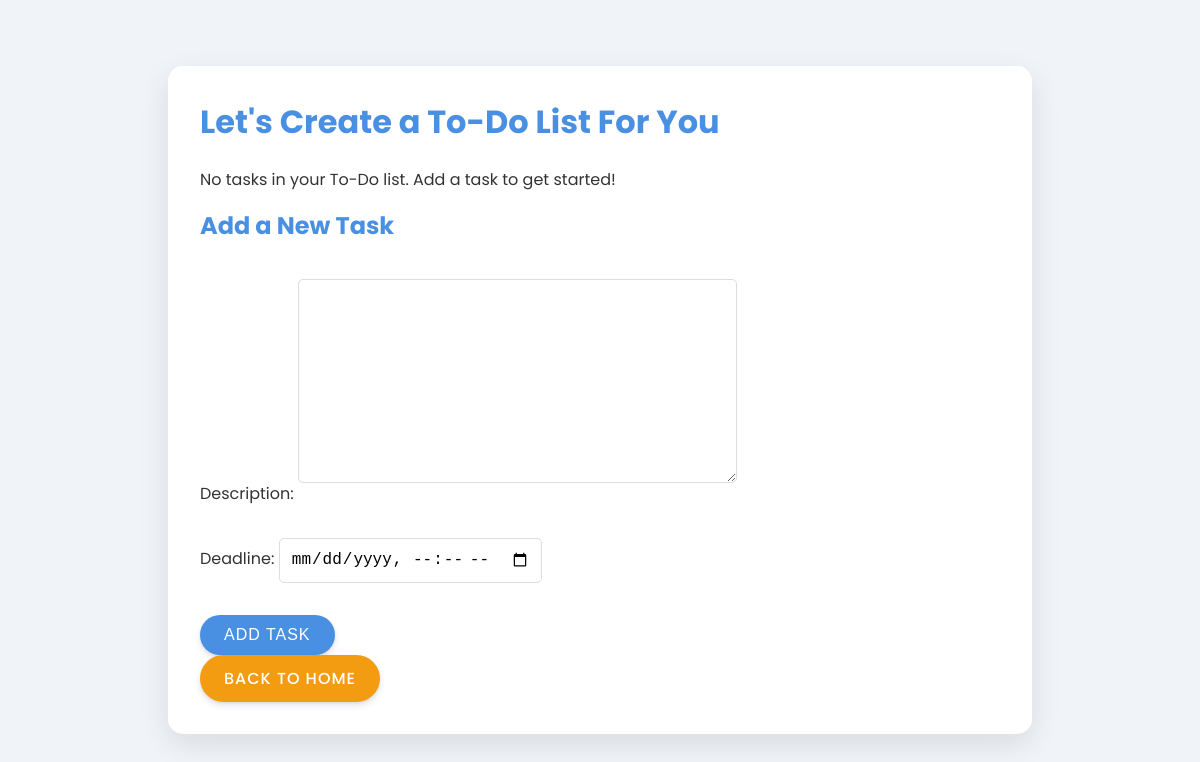
/todo-list/ (signed in), run on an earlier commit of the app's database.
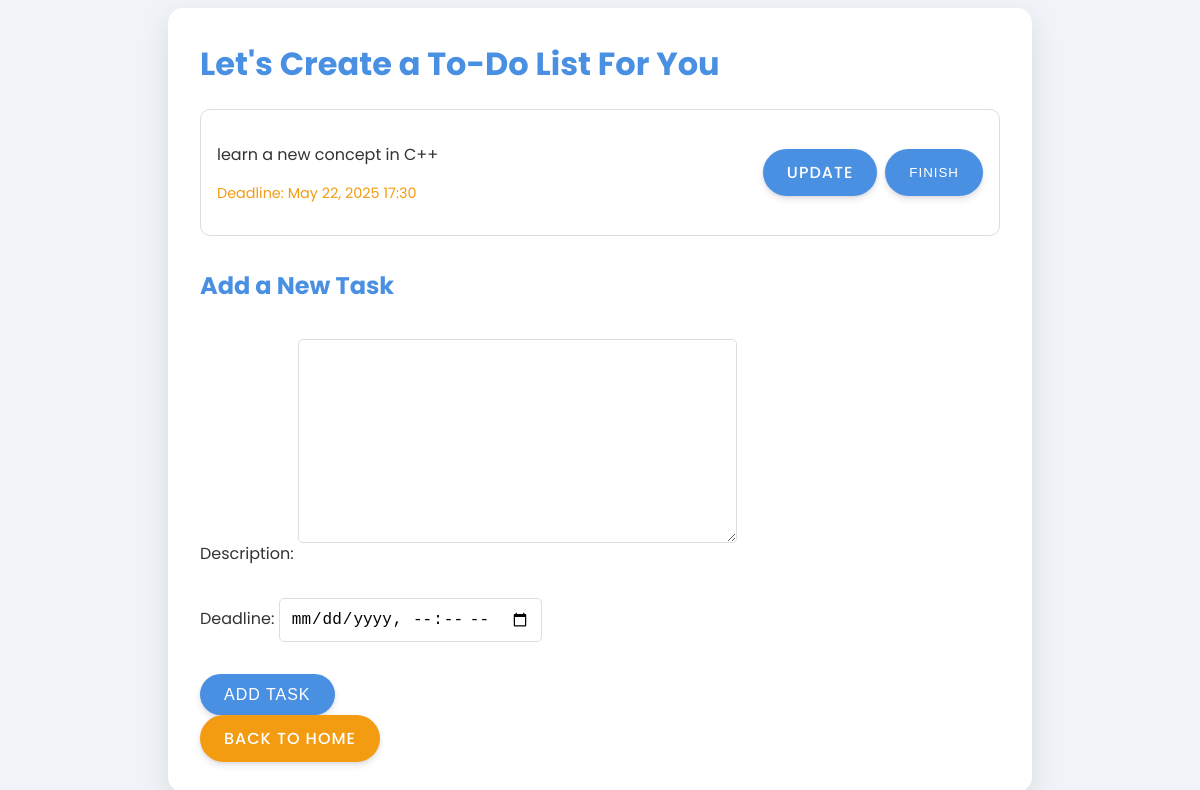
And on a later commit of the database.
### student_auth/models.py (models this page shows, shortened)
class TodoItem(models.Model):
    user = models.ForeignKey(User, on_delete=models.CASCADE)
    description = models.TextField()
    deadline = models.DateTimeField()
    created_at = models.DateTimeField(auto_now_add=True)
    updated_at = models.DateTimeField(auto_now=True)

### student_auth/views.py (the view)
# urls.py: path('todo-list/', views.todo_list, name='todo_list'),
@login_required
def todo_list(request):
    todos = TodoItem.objects.filter(user=request.user).order_by('deadline')
    form = TodoItemForm()
    return render(request, 'todo_list.html', {'todos': todos, 'form': form})

### student_auth/forms.py
class TodoItemForm(forms.ModelForm):
    class Meta:
        model = TodoItem
        fields = ['description', 'deadline']
        widgets = {
            'deadline': forms.DateTimeInput(attrs={'type': 'datetime-local'}),
        }

### templates/todo_list.html (shortened to what this page needs)
<!DOCTYPE html>
<html lang="en">
<head>
    <link rel="stylesheet" href="/static/style.css">
</head>
<body>
    <div class="container">
        <h1>Let's Create a To-Do List For You</h1>
        {% if todos %}
            <div class="todo-list">
                {% for todo in todos %}
                    <div class="todo-item">
                        <div class="todo-content">
                            <p>{{ todo.description }}</p>
                            <p class="deadline">Deadline: {{ todo.deadline|date:"F d, Y H:i" }}</p>
                        </div>
                        <div class="todo-actions">
                            <a href="{% url 'update_todo' todo.id %}" class="btn btn-update">Update</a>
                            <button class="btn btn-finish" data-id="{{ todo.id }}">Finish</button>
                        </div>
                    </div>
                {% endfor %}
            </div>
        {% else %}
            <p>No tasks in your To-Do list. Add a task to get started!</p>
        {% endif %}
        <h2>Add a New Task</h2>
        <form method="post" action="{% url 'add_todo' %}">
            {{ form.as_p }}
            <button type="submit" class="btn btn-primary">Add Task</button>
        </form>
        <a href="{% url 'home' %}" class="btn btn-secondary">Back to Home</a>
    </div>
</body>
</html>

### static/style.css (style rules this page uses)
:root { --primary-color: #4a90e2; --secondary-color: #f39c12; --background-color: #f0f4f8; --text-color: #333; --card-bg-color: #ffffff; }
body { font-family: 'Poppins', sans-serif; background-color: var(--background-color); margin: 0; padding: 0; display: flex; justify-content: center; align-items: center; min-height: 100vh; color: var(--text-color); }
.container { background-color: var(--card-bg-color); padding: 2rem; border-radius: 15px; box-shadow: 0 10px 30px rgba(0, 0, 0, 0.1); max-width: 800px; width: 100%; max-height: 90vh; overflow-y: auto; animation: fadeIn 0.5s ease-out; }
h1, h2 { color: var(--primary-color); margin-top: 0; animation: slideInDown 0.5s ease-out; }
a { color: var(--primary-color); text-decoration: none; transition: all 0.3s ease; }
.btn { display: inline-block; padding: 0.7rem 1.5rem; background-color: var(--primary-color); color: white; text-decoration: none; border-radius: 30px; transition: all 0.3s ease; border: none; cursor: pointer; font-weight: 500; text-transform: uppercase; letter-spacing: 1px; box-shadow: 0 4px 6px rgba(50, 50, 93, 0.11), 0 1px 3px rgba(0, 0, 0, 0.08); }
.btn-secondary { background-color: var(--secondary-color); }
.todo-list { margin-bottom: 2rem; }
.todo-item { display: flex; justify-content: space-between; align-items: center; padding: 1rem; border: 1px solid #ddd; margin-bottom: 1rem; border-radius: 10px; background-color: var(--card-bg-color); transition: all 0.3s ease; animation: fadeInUp 0.5s ease-out; }
.todo-content { flex-grow: 1; }
.todo-actions { display: flex; gap: 0.5rem; }
.deadline { font-size: 0.9rem; color: var(--secondary-color); }
form { display: flex; flex-direction: column; }
input, textarea, select { margin-bottom: 1rem; padding: 0.7rem; border: 1px solid #ddd; border-radius: 5px; font-size: 1rem; transition: all 0.3s ease; }
button[type="submit"] { align-self: flex-start; }
.btn-primary { background-color: var(--primary-color); color: white; border: none; padding: 0.7rem 1.5rem; font-size: 1rem; border-radius: 30px; cursor: pointer; transition: all 0.3s ease; text-transform: uppercase; letter-spacing: 1px; font-weight: 500; box-shadow: 0 4px 6px rgba(50, 50, 93, 0.11), 0 1px 3px rgba(0, 0, 0, 0.08); }

What changed in the data, as far as the page shows it:
added TodoItem: description "learn a new concept in C++", deadline "May 22, 2025 17:30"
Also different on the page:
text no longer shown: "No tasks in your To-Do list. Add a task to get started!"
